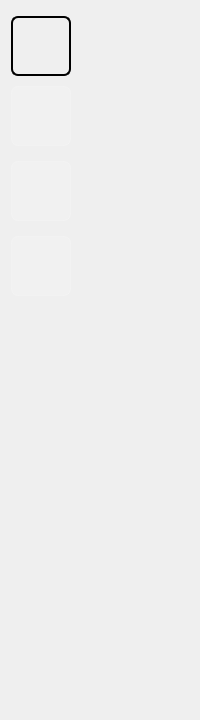
     <widget class="QWidget" name="icon_widget" native="true">
      <property name="sizePolicy">
       <sizepolicy hsizetype="Preferred" vsizetype="Preferred">
        <horstretch>0</horstretch>
        <verstretch>70</verstretch>
       </sizepolicy>
      </property>
      <property name="minimumSize">
       <size>
        <width>70</width>
        <height>720</height>
       </size>
      </property>
      <property name="styleSheet">
       <string notr="true">QWidget {

}

QPushButton{
	color: rgb(255, 255, 255);
     background-color:rgba(255,255,255,30);
     border: 1px solid rgba(255,255,255,40);
     border-radius:7px;
	 text-align:left;
	 padding-left: 15%;
width: 230;
height: 50;
}
QPushButton:hover{
background-color:rgba(255,255,255,30);
}
QPushButton:pressed{
background-color:rgba(255,255,255,70);
}
QPushButton:checked{
	background-color: #2C3F44;
	font-weight:bold;
}</string>
      </property>
      <layout class="QVBoxLayout" name="verticalLayout_8">
       <item>
        <layout class="QVBoxLayout" name="verticalLayout">
         <property name="spacing">
          <number>15</number>
         </property>
         <property name="topMargin">
          <number>0</number>
         </property>
         <property name="rightMargin">
          <number>0</number>
         </property>
         <property name="bottomMargin">
          <number>0</number>
         </property>
         <item>
          <widget class="QLabel" name="label">
           <property name="minimumSize">
            <size>
             <width>60</width>
             <height>60</height>
            </size>
           </property>
           <property name="maximumSize">
            <size>
             <width>50</width>
             <height>50</height>
            </size>
           </property>
           <property name="styleSheet">
            <string notr="true">QLabel {
    border-radius: 7px;       /* Закруглення країв для створення круглої форми */
    border: 2px solid #000;   /* Додавання рамки */
    background-color: none;   /* Відсутність фону */
	padding: 1px;
}

QLabel::SetPixmap {
    border-radius: 7px;       /* Закруглення країв зображення */
}
</string>
           </property>
           <property name="text">
            <string/>
           </property>
           <property name="pixmap">
            <pixmap resource="res.qrc">:/img/main_icon.png</pixmap>
           </property>
           <property name="scaledContents">
            <bool>true</bool>
           </property>
          </widget>
         </item>
         <item>
          <widget class="QPushButton" name="dashboard_button">
           <property name="minimumSize">
            <size>
             <width>60</width>
             <height>60</height>
            </size>
           </property>
           <property name="maximumSize">
            <size>
             <width>60</width>
             <height>60</height>
            </size>
           </property>
           <property name="styleSheet">
            <string notr="true"/>
           </property>
           <property name="text">
            <string/>
           </property>
           <property name="icon">
            <iconset resource="res.qrc">
             <normaloff>:/img/list.png</normaloff>:/img/list.png</iconset>
           </property>
           <property name="iconSize">
            <size>
             <width>30</width>
             <height>30</height>
            </size>
           </property>
           <property name="checkable">
            <bool>true</bool>
           </property>
           <property name="autoExclusive">
            <bool>true</bool>
           </property>
          </widget>
         </item>
         <item>
          <widget class="QPushButton" name="connect_ftp_button">
           <property name="minimumSize">
            <size>
             <width>60</width>
             <height>60</height>
            </size>
           </property>
           <property name="maximumSize">
            <size>
             <width>60</width>
             <height>60</height>
            </size>
           </property>
           <property name="styleSheet">
            <string notr="true"/>
           </property>
           <property name="text">
            <string/>
           </property>
           <property name="icon">
            <iconset resource="res.qrc">
             <normaloff>:/img/ftp.png</normaloff>:/img/ftp.png</iconset>
           </property>
           <property name="iconSize">
            <size>
             <width>30</width>
             <height>30</height>
            </size>
           </property>
           <property name="checkable">
            <bool>true</bool>
           </property>
           <property name="autoExclusive">
            <bool>true</bool>
           </property>
           <property name="autoDefault">
            <bool>false</bool>
           </property>
          </widget>
         </item>
         <item>
          <widget class="QPushButton" name="addScheduleButton">
           <property name="minimumSize">
            <size>
             <width>60</width>
             <height>60</height>
            </size>
           </property>
           <property name="maximumSize">
            <size>
             <width>60</width>
             <height>60</height>
            </size>
           </property>
           <property name="styleSheet">
            <string notr="true"/>
           </property>
           <property name="text">
            <string/>
           </property>
           <property name="icon">
            <iconset resource="res.qrc">
             <normaloff>:/img/schedule.png</normaloff>:/img/schedule.png</iconset>
           </property>
           <property name="iconSize">
            <size>
             <width>30</width>
             <height>30</height>
            </size>
           </property>
           <property name="checkable">
            <bool>true</bool>
           </property>
           <property name="autoExclusive">
            <bool>true</bool>
           </property>
          </widget>
         </item>
         <item>
          <spacer name="verticalSpacer">
           <property name="orientation">
            <enum>Qt::Vertical</enum>
           </property>
           <property name="sizeHint" stdset="0">
            <size>
             <width>20</width>
             <height>138</height>
            </size>
           </property>
          </spacer>
         </item>
        </layout>
       </item>
      </layout>
     </widget>
